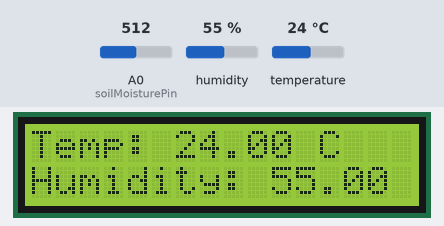
Simulated run of this sketch. Board: Arduino Uno, built with avr-gcc and run on an emulated ATmega328P. Parts: 16×2 character LCD. The inputs (shaded band) are chosen by the test bench; at power-on: humidity 55 %, A0 (soilMoisturePin) = 512, temperature 24 °C. What the sketch prints to the serial monitor is not drawn.

Above: at 1.2 s.
1.3 s: humidity set to 22 %
At 4.7 s:
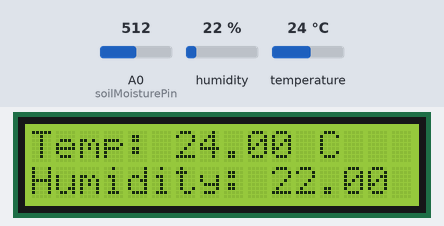
9.8 s: A0 (soilMoisturePin) set to 716
At 15.6 s:
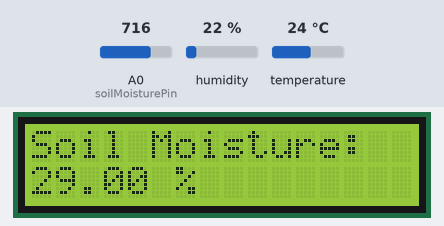
17.9 s: temperature set to 12 °C
At 21.7 s:
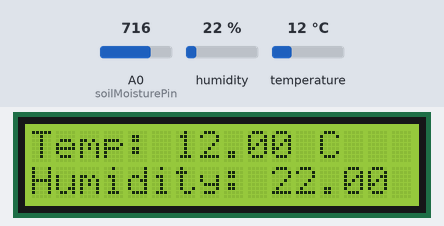
24.1 s: A0 (soilMoisturePin) set to 900
At 27.1 s:
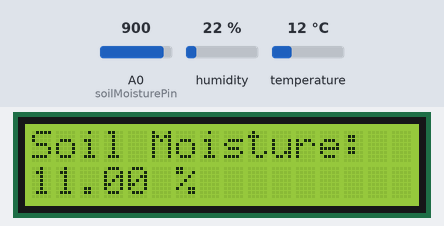
30.2 s: humidity set to 40 %
At 34.4 s:
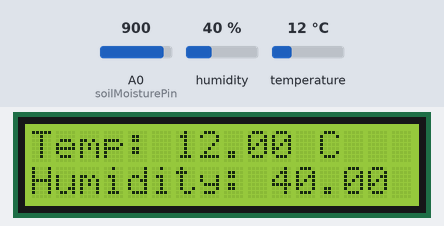
36.4 s: A0 (soilMoisturePin) set to 1023
At 39.8 s:
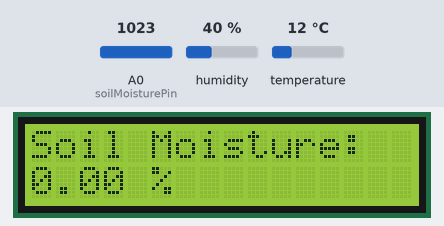
Timing chart, 0 to 41.3 s (numbered marks = the images above; inputs shaded):
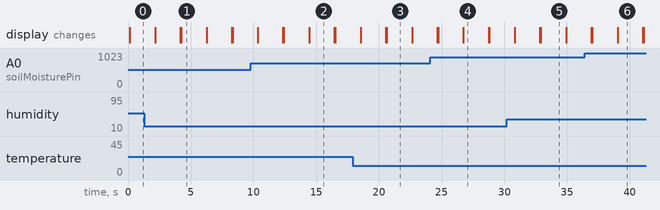

The sketch:

greenhouse.ino
```cpp
#include <Wire.h>
#include <LiquidCrystal_PCF8574.h>
#include <Adafruit_AM2320.h>

#define LCD_ADDRESS 0x3F
#define LCD_ROWS 2
#define LCD_COLUMNS 16
#define BACKLIGHT 255

LiquidCrystal_PCF8574 lcdI2C(LCD_ADDRESS);
Adafruit_AM2320 am2320;

// Deklaracja pinu dla czujnika wilgotności gleby
const int soilMoisturePin = A0;

void setup()
{
    Serial.begin(9600);
    while (!Serial);
    Serial.println("start");

    lcdI2C.begin(LCD_COLUMNS, LCD_ROWS);
    lcdI2C.setBacklight(BACKLIGHT);

    if (!am2320.begin()) {
        Serial.println("Couldn't find AM2320 sensor");
        while (1);
    }
}

void loop()
{
    lcdI2C.clear();

    // Odczyt temperatury i wilgotności z AM2320
    float temperature = am2320.readTemperature();
    float humidity = am2320.readHumidity();

    // Odczyt wilgotności gleby z pinu analogowego
    int soilMoistureValue = analogRead(soilMoisturePin);
    float soilMoisturePercent = map(soilMoistureValue, 1020, 0, 0, 100); // Zakładamy, że 0 to maksymalna wilgotnosc a 1200 to sucho

    if (isnan(temperature) || isnan(humidity)) {
        lcdI2C.print("error");
        lcdI2C.setCursor(0, 1);
        lcdI2C.print("from AM2320");
    } else {
        lcdI2C.setCursor(0, 0);
        lcdI2C.print("Temp: ");
        lcdI2C.print(temperature);
        lcdI2C.print(" C");

        lcdI2C.setCursor(0, 1);
        lcdI2C.print("Humidity: ");
        lcdI2C.print(humidity);
        lcdI2C.print(" %");
    }

    delay(2000);  // Wyświetlanie danych przez 2 sekundy

    lcdI2C.clear();

    // Wyświetlanie wilgotności gleby na LCD
    lcdI2C.setCursor(0, 0);
    lcdI2C.print("Soil Moisture:");
    lcdI2C.setCursor(0, 1);
    lcdI2C.print(soilMoisturePercent);
    lcdI2C.print(" %");

    delay(2000);  // Wyświetlanie danych przez 2 sekundy
}
```

Measured:
- what the display in image 1 shows lasts 2.1 s, from 4.2 s to 6.3 s
